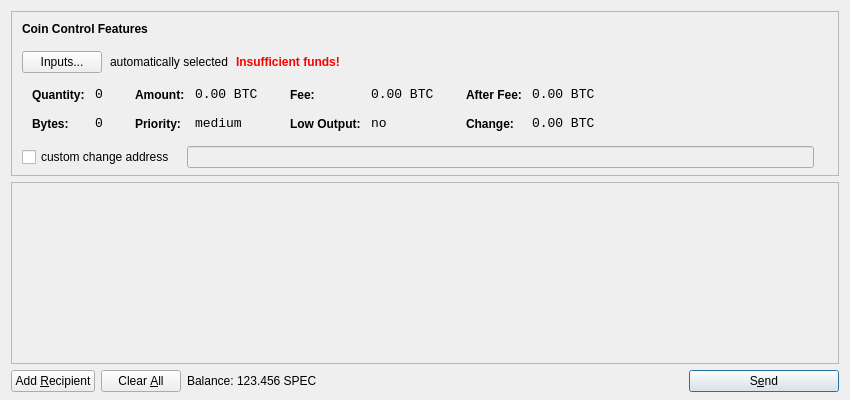
<?xml version="1.0" encoding="UTF-8"?>
<ui version="4.0">
 <class>SendCoinsDialog</class>
 <widget class="QDialog" name="SendCoinsDialog">
  <property name="geometry">
   <rect>
    <x>0</x>
    <y>0</y>
    <width>850</width>
    <height>400</height>
   </rect>
  </property>
  <property name="windowTitle">
   <string>Send Coins</string>
  </property>
  <layout class="QVBoxLayout" name="verticalLayout" stretch="0,1,0">
   <property name="bottomMargin">
    <number>8</number>
   </property>
   <item>
    <widget class="QFrame" name="frameCoinControl">
     <property name="sizePolicy">
      <sizepolicy hsizetype="Expanding" vsizetype="Expanding">
       <horstretch>0</horstretch>
       <verstretch>0</verstretch>
      </sizepolicy>
     </property>
     <property name="maximumSize">
      <size>
       <width>16777215</width>
       <height>16777215</height>
      </size>
     </property>
     <property name="frameShape">
      <enum>QFrame::StyledPanel</enum>
     </property>
     <property name="frameShadow">
      <enum>QFrame::Sunken</enum>
     </property>
     <layout class="QVBoxLayout" name="verticalLayoutCoinControl2">
      <property name="spacing">
       <number>-1</number>
      </property>
      <property name="leftMargin">
       <number>0</number>
      </property>
      <property name="topMargin">
       <number>0</number>
      </property>
      <property name="rightMargin">
       <number>0</number>
      </property>
      <property name="bottomMargin">
       <number>6</number>
      </property>
      <item>
       <layout class="QVBoxLayout" name="verticalLayoutCoinControl" stretch="0,0,0,0,1">
        <property name="spacing">
         <number>0</number>
        </property>
        <property name="leftMargin">
         <number>10</number>
        </property>
        <property name="topMargin">
         <number>10</number>
        </property>
        <item>
         <layout class="QHBoxLayout" name="horizontalLayoutCoinControl1">
          <property name="bottomMargin">
           <number>15</number>
          </property>
          <item>
           <widget class="QLabel" name="labelCoinControlFeatures">
            <property name="sizePolicy">
             <sizepolicy hsizetype="Preferred" vsizetype="Maximum">
              <horstretch>0</horstretch>
              <verstretch>0</verstretch>
             </sizepolicy>
            </property>
            <property name="font">
             <font>
              <weight>75</weight>
              <bold>true</bold>
             </font>
            </property>
            <property name="styleSheet">
             <string notr="true">font-weight:bold;</string>
            </property>
            <property name="text">
             <string>Coin Control Features</string>
            </property>
           </widget>
          </item>
         </layout>
        </item>
        <item>
         <layout class="QHBoxLayout" name="horizontalLayoutCoinControl2" stretch="0,0,0,0">
          <property name="spacing">
           <number>8</number>
          </property>
          <property name="bottomMargin">
           <number>10</number>
          </property>
          <item>
           <widget class="QPushButton" name="pushButtonCoinControl">
            <property name="styleSheet">
             <string notr="true"/>
            </property>
            <property name="text">
             <string>Inputs...</string>
            </property>
           </widget>
          </item>
          <item>
           <widget class="QLabel" name="labelCoinControlAutomaticallySelected">
            <property name="text">
             <string>automatically selected</string>
            </property>
            <property name="margin">
             <number>5</number>
            </property>
           </widget>
          </item>
          <item>
           <widget class="QLabel" name="labelCoinControlInsuffFunds">
            <property name="font">
             <font>
              <weight>75</weight>
              <bold>true</bold>
             </font>
            </property>
            <property name="styleSheet">
             <string notr="true">color:red;font-weight:bold;</string>
            </property>
            <property name="text">
             <string>Insufficient funds!</string>
            </property>
            <property name="margin">
             <number>5</number>
            </property>
           </widget>
          </item>
          <item>
           <spacer name="horizontalSpacerCoinControl">
            <property name="orientation">
             <enum>Qt::Horizontal</enum>
            </property>
            <property name="sizeHint" stdset="0">
             <size>
              <width>40</width>
              <height>1</height>
             </size>
            </property>
           </spacer>
          </item>
         </layout>
        </item>
        <item>
         <widget class="QWidget" name="widgetCoinControl" native="true">
          <property name="sizePolicy">
           <sizepolicy hsizetype="Preferred" vsizetype="Preferred">
            <horstretch>0</horstretch>
            <verstretch>0</verstretch>
           </sizepolicy>
          </property>
          <property name="minimumSize">
           <size>
            <width>0</width>
            <height>0</height>
           </size>
          </property>
          <property name="styleSheet">
           <string notr="true"/>
          </property>
          <layout class="QHBoxLayout" name="horizontalLayoutCoinControl5">
           <property name="margin">
            <number>0</number>
           </property>
           <item>
            <layout class="QHBoxLayout" name="horizontalLayoutCoinControl3" stretch="0,0,0,1">
             <property name="spacing">
              <number>20</number>
             </property>
             <property name="topMargin">
              <number>0</number>
             </property>
             <property name="bottomMargin">
              <number>10</number>
             </property>
             <item>
              <layout class="QFormLayout" name="formLayoutCoinControl1">
               <property name="horizontalSpacing">
                <number>10</number>
               </property>
               <property name="verticalSpacing">
                <number>14</number>
               </property>
               <property name="leftMargin">
                <number>10</number>
               </property>
               <property name="topMargin">
                <number>4</number>
               </property>
               <property name="rightMargin">
                <number>6</number>
               </property>
               <item row="0" column="0">
                <widget class="QLabel" name="labelCoinControlQuantityText">
                 <property name="styleSheet">
                  <string notr="true">font-weight:bold;</string>
                 </property>
                 <property name="text">
                  <string>Quantity:</string>
                 </property>
                 <property name="margin">
                  <number>0</number>
                 </property>
                </widget>
               </item>
               <item row="0" column="1">
                <widget class="QLabel" name="labelCoinControlQuantity">
                 <property name="font">
                  <font>
                   <family>Monospace</family>
                   <pointsize>10</pointsize>
                  </font>
                 </property>
                 <property name="cursor">
                  <cursorShape>IBeamCursor</cursorShape>
                 </property>
                 <property name="contextMenuPolicy">
                  <enum>Qt::ActionsContextMenu</enum>
                 </property>
                 <property name="text">
                  <string notr="true">0</string>
                 </property>
                 <property name="margin">
                  <number>0</number>
                 </property>
                 <property name="textInteractionFlags">
                  <set>Qt::LinksAccessibleByMouse|Qt::TextSelectableByKeyboard|Qt::TextSelectableByMouse</set>
                 </property>
                </widget>
               </item>
               <item row="1" column="0">
                <widget class="QLabel" name="labelCoinControlBytesText">
                 <property name="styleSheet">
                  <string notr="true">font-weight:bold;</string>
                 </property>
                 <property name="text">
                  <string>Bytes:</string>
                 </property>
                </widget>
               </item>
               <item row="1" column="1">
                <widget class="QLabel" name="labelCoinControlBytes">
                 <property name="font">
                  <font>
                   <family>Monospace</family>
                   <pointsize>10</pointsize>
                  </font>
                 </property>
                 <property name="cursor">
                  <cursorShape>IBeamCursor</cursorShape>
                 </property>
                 <property name="contextMenuPolicy">
                  <enum>Qt::ActionsContextMenu</enum>
                 </property>
                 <property name="text">
                  <string notr="true">0</string>
                 </property>
                 <property name="textInteractionFlags">
                  <set>Qt::LinksAccessibleByMouse|Qt::TextSelectableByKeyboard|Qt::TextSelectableByMouse</set>
                 </property>
                </widget>
               </item>
              </layout>
             </item>
             <item>
              <layout class="QFormLayout" name="formLayoutCoinControl2">
               <property name="horizontalSpacing">
                <number>10</number>
               </property>
               <property name="verticalSpacing">
                <number>14</number>
               </property>
               <property name="leftMargin">
                <number>6</number>
               </property>
               <property name="topMargin">
                <number>4</number>
               </property>
               <property name="rightMargin">
                <number>6</number>
               </property>
               <item row="0" column="0">
                <widget class="QLabel" name="labelCoinControlAmountText">
                 <property name="styleSheet">
                  <string notr="true">font-weight:bold;</string>
                 </property>
                 <property name="text">
                  <string>Amount:</string>
                 </property>
                 <property name="margin">
                  <number>0</number>
                 </property>
                </widget>
               </item>
               <item row="0" column="1">
                <widget class="QLabel" name="labelCoinControlAmount">
                 <property name="font">
                  <font>
                   <family>Monospace</family>
                   <pointsize>10</pointsize>
                  </font>
                 </property>
                 <property name="cursor">
                  <cursorShape>IBeamCursor</cursorShape>
                 </property>
                 <property name="contextMenuPolicy">
                  <enum>Qt::ActionsContextMenu</enum>
                 </property>
                 <property name="text">
                  <string notr="true">0.00 BTC</string>
                 </property>
                 <property name="textInteractionFlags">
                  <set>Qt::LinksAccessibleByMouse|Qt::TextSelectableByKeyboard|Qt::TextSelectableByMouse</set>
                 </property>
                </widget>
               </item>
               <item row="1" column="0">
                <widget class="QLabel" name="labelCoinControlPriorityText">
                 <property name="styleSheet">
                  <string notr="true">font-weight:bold;</string>
                 </property>
                 <property name="text">
                  <string>Priority:</string>
                 </property>
                </widget>
               </item>
               <item row="1" column="1">
                <widget class="QLabel" name="labelCoinControlPriority">
                 <property name="font">
                  <font>
                   <family>Monospace</family>
                   <pointsize>10</pointsize>
                  </font>
                 </property>
                 <property name="cursor">
                  <cursorShape>IBeamCursor</cursorShape>
                 </property>
                 <property name="contextMenuPolicy">
                  <enum>Qt::ActionsContextMenu</enum>
                 </property>
                 <property name="text">
                  <string>medium</string>
                 </property>
                 <property name="textInteractionFlags">
                  <set>Qt::LinksAccessibleByMouse|Qt::TextSelectableByKeyboard|Qt::TextSelectableByMouse</set>
                 </property>
                </widget>
               </item>
              </layout>
             </item>
             <item>
              <layout class="QFormLayout" name="formLayoutCoinControl3">
               <property name="horizontalSpacing">
                <number>10</number>
               </property>
               <property name="verticalSpacing">
                <number>14</number>
               </property>
               <property name="leftMargin">
                <number>6</number>
               </property>
               <property name="topMargin">
                <number>4</number>
               </property>
               <property name="rightMargin">
                <number>6</number>
               </property>
               <item row="0" column="0">
                <widget class="QLabel" name="labelCoinControlFeeText">
                 <property name="styleSheet">
                  <string notr="true">font-weight:bold;</string>
                 </property>
                 <property name="text">
                  <string>Fee:</string>
                 </property>
                 <property name="margin">
                  <number>0</number>
                 </property>
                </widget>
               </item>
               <item row="0" column="1">
                <widget class="QLabel" name="labelCoinControlFee">
                 <property name="font">
                  <font>
                   <family>Monospace</family>
                   <pointsize>10</pointsize>
                  </font>
                 </property>
                 <property name="cursor">
                  <cursorShape>IBeamCursor</cursorShape>
                 </property>
                 <property name="contextMenuPolicy">
                  <enum>Qt::ActionsContextMenu</enum>
                 </property>
                 <property name="text">
                  <string notr="true">0.00 BTC</string>
                 </property>
                 <property name="textInteractionFlags">
                  <set>Qt::LinksAccessibleByMouse|Qt::TextSelectableByKeyboard|Qt::TextSelectableByMouse</set>
                 </property>
                </widget>
               </item>
               <item row="1" column="0">
                <widget class="QLabel" name="labelCoinControlLowOutputText">
                 <property name="styleSheet">
                  <string notr="true">font-weight:bold;</string>
                 </property>
                 <property name="text">
                  <string>Low Output:</string>
                 </property>
                </widget>
               </item>
               <item row="1" column="1">
                <widget class="QLabel" name="labelCoinControlLowOutput">
                 <property name="font">
                  <font>
                   <family>Monospace</family>
                   <pointsize>10</pointsize>
                  </font>
                 </property>
                 <property name="cursor">
                  <cursorShape>IBeamCursor</cursorShape>
                 </property>
                 <property name="contextMenuPolicy">
                  <enum>Qt::ActionsContextMenu</enum>
                 </property>
                 <property name="text">
                  <string>no</string>
                 </property>
                 <property name="textInteractionFlags">
                  <set>Qt::LinksAccessibleByMouse|Qt::TextSelectableByKeyboard|Qt::TextSelectableByMouse</set>
                 </property>
                </widget>
               </item>
              </layout>
             </item>
             <item>
              <layout class="QFormLayout" name="formLayoutCoinControl4">
               <property name="horizontalSpacing">
                <number>10</number>
               </property>
               <property name="verticalSpacing">
                <number>14</number>
               </property>
               <property name="leftMargin">
                <number>6</number>
               </property>
               <property name="topMargin">
                <number>4</number>
               </property>
               <property name="rightMargin">
                <number>6</number>
               </property>
               <item row="0" column="0">
                <widget class="QLabel" name="labelCoinControlAfterFeeText">
                 <property name="styleSheet">
                  <string notr="true">font-weight:bold;</string>
                 </property>
                 <property name="text">
                  <string>After Fee:</string>
                 </property>
                 <property name="margin">
                  <number>0</number>
                 </property>
                </widget>
               </item>
               <item row="0" column="1">
                <widget class="QLabel" name="labelCoinControlAfterFee">
                 <property name="font">
                  <font>
                   <family>Monospace</family>
                   <pointsize>10</pointsize>
                  </font>
                 </property>
                 <property name="cursor">
                  <cursorShape>IBeamCursor</cursorShape>
                 </property>
                 <property name="contextMenuPolicy">
                  <enum>Qt::ActionsContextMenu</enum>
                 </property>
                 <property name="text">
                  <string notr="true">0.00 BTC</string>
                 </property>
                 <property name="textInteractionFlags">
                  <set>Qt::LinksAccessibleByMouse|Qt::TextSelectableByKeyboard|Qt::TextSelectableByMouse</set>
                 </property>
                </widget>
               </item>
               <item row="1" column="0">
                <widget class="QLabel" name="labelCoinControlChangeText">
                 <property name="styleSheet">
                  <string notr="true">font-weight:bold;</string>
                 </property>
                 <property name="text">
                  <string>Change:</string>
                 </property>
                </widget>
               </item>
               <item row="1" column="1">
                <widget class="QLabel" name="labelCoinControlChange">
                 <property name="font">
                  <font>
                   <family>Monospace</family>
                   <pointsize>10</pointsize>
                  </font>
                 </property>
                 <property name="cursor">
                  <cursorShape>IBeamCursor</cursorShape>
                 </property>
                 <property name="contextMenuPolicy">
                  <enum>Qt::ActionsContextMenu</enum>
                 </property>
                 <property name="text">
                  <string notr="true">0.00 BTC</string>
                 </property>
                 <property name="textInteractionFlags">
                  <set>Qt::LinksAccessibleByMouse|Qt::TextSelectableByKeyboard|Qt::TextSelectableByMouse</set>
                 </property>
                </widget>
               </item>
              </layout>
             </item>
            </layout>
           </item>
          </layout>
         </widget>
        </item>
        <item>
         <layout class="QHBoxLayout" name="horizontalLayoutCoinControl4" stretch="0,0,0">
          <property name="spacing">
           <number>12</number>
          </property>
          <property name="sizeConstraint">
           <enum>QLayout::SetDefaultConstraint</enum>
          </property>
          <property name="topMargin">
           <number>5</number>
          </property>
          <property name="rightMargin">
           <number>5</number>
          </property>
          <item>
           <widget class="QCheckBox" name="checkBoxCoinControlChange">
            <property name="text">
             <string>custom change address</string>
            </property>
           </widget>
          </item>
          <item>
           <widget class="QLineEdit" name="lineEditCoinControlChange">
            <property name="enabled">
             <bool>false</bool>
            </property>
            <property name="sizePolicy">
             <sizepolicy hsizetype="Expanding" vsizetype="Fixed">
              <horstretch>0</horstretch>
              <verstretch>0</verstretch>
             </sizepolicy>
            </property>
           </widget>
          </item>
          <item>
           <widget class="QLabel" name="labelCoinControlChangeLabel">
            <property name="sizePolicy">
             <sizepolicy hsizetype="Preferred" vsizetype="Expanding">
              <horstretch>0</horstretch>
              <verstretch>0</verstretch>
             </sizepolicy>
            </property>
            <property name="minimumSize">
             <size>
              <width>0</width>
              <height>0</height>
             </size>
            </property>
            <property name="text">
             <string/>
            </property>
            <property name="margin">
             <number>3</number>
            </property>
           </widget>
          </item>
         </layout>
        </item>
        <item>
         <spacer name="verticalSpacerCoinControl">
          <property name="orientation">
           <enum>Qt::Vertical</enum>
          </property>
          <property name="sizeHint" stdset="0">
           <size>
            <width>800</width>
            <height>1</height>
           </size>
          </property>
         </spacer>
        </item>
       </layout>
      </item>
     </layout>
    </widget>
   </item>
   <item>
    <widget class="QScrollArea" name="scrollArea">
     <property name="widgetResizable">
      <bool>true</bool>
     </property>
     <widget class="QWidget" name="scrollAreaWidgetContents">
      <property name="geometry">
       <rect>
        <x>0</x>
        <y>0</y>
        <width>830</width>
        <height>165</height>
       </rect>
      </property>
      <layout class="QVBoxLayout" name="verticalLayout_2">
       <property name="margin">
        <number>0</number>
       </property>
       <item>
        <layout class="QVBoxLayout" name="entries">
         <property name="spacing">
          <number>6</number>
         </property>
        </layout>
       </item>
       <item>
        <spacer name="verticalSpacer">
         <property name="orientation">
          <enum>Qt::Vertical</enum>
         </property>
         <property name="sizeHint" stdset="0">
          <size>
           <width>20</width>
           <height>40</height>
          </size>
         </property>
        </spacer>
       </item>
      </layout>
     </widget>
    </widget>
   </item>
   <item>
    <layout class="QHBoxLayout" name="horizontalLayout">
     <item>
      <widget class="QPushButton" name="addButton">
       <property name="toolTip">
        <string>Send to multiple recipients at once</string>
       </property>
       <property name="text">
        <string>Add &amp;Recipient</string>
       </property>
       <property name="icon">
        <iconset resource="../bitcoin.qrc">
         <normaloff>:/icons/add</normaloff>:/icons/add</iconset>
       </property>
       <property name="autoDefault">
        <bool>false</bool>
       </property>
      </widget>
     </item>
     <item>
      <widget class="QPushButton" name="clearButton">
       <property name="sizePolicy">
        <sizepolicy hsizetype="Minimum" vsizetype="Fixed">
         <horstretch>0</horstretch>
         <verstretch>0</verstretch>
        </sizepolicy>
       </property>
       <property name="toolTip">
        <string>Remove all transaction fields</string>
       </property>
       <property name="text">
        <string>Clear &amp;All</string>
       </property>
       <property name="icon">
        <iconset resource="../bitcoin.qrc">
         <normaloff>:/icons/remove</normaloff>:/icons/remove</iconset>
       </property>
       <property name="autoRepeatDelay">
        <number>300</number>
       </property>
       <property name="autoDefault">
        <bool>false</bool>
       </property>
      </widget>
     </item>
     <item>
      <layout class="QHBoxLayout" name="horizontalLayout_2">
       <property name="spacing">
        <number>3</number>
       </property>
       <item>
        <widget class="QLabel" name="label">
         <property name="text">
          <string>Balance:</string>
         </property>
        </widget>
       </item>
       <item>
        <widget class="QLabel" name="labelBalance">
         <property name="cursor">
          <cursorShape>IBeamCursor</cursorShape>
         </property>
         <property name="text">
          <string>123.456 SPEC</string>
         </property>
         <property name="textInteractionFlags">
          <set>Qt::LinksAccessibleByMouse|Qt::TextSelectableByKeyboard|Qt::TextSelectableByMouse</set>
         </property>
        </widget>
       </item>
      </layout>
     </item>
     <item>
      <spacer name="horizontalSpacer">
       <property name="orientation">
        <enum>Qt::Horizontal</enum>
       </property>
       <property name="sizeHint" stdset="0">
        <size>
         <width>40</width>
         <height>20</height>
        </size>
       </property>
      </spacer>
     </item>
     <item>
      <widget class="QPushButton" name="sendButton">
       <property name="minimumSize">
        <size>
         <width>150</width>
         <height>0</height>
        </size>
       </property>
       <property name="toolTip">
        <string>Confirm the send action</string>
       </property>
       <property name="text">
        <string>S&amp;end</string>
       </property>
       <property name="icon">
        <iconset resource="../bitcoin.qrc">
         <normaloff>:/icons/send</normaloff>:/icons/send</iconset>
       </property>
       <property name="default">
        <bool>true</bool>
       </property>
      </widget>
     </item>
    </layout>
   </item>
  </layout>
 </widget>
 <resources>
  <include location="../bitcoin.qrc"/>
 </resources>
 <connections/>
</ui>
